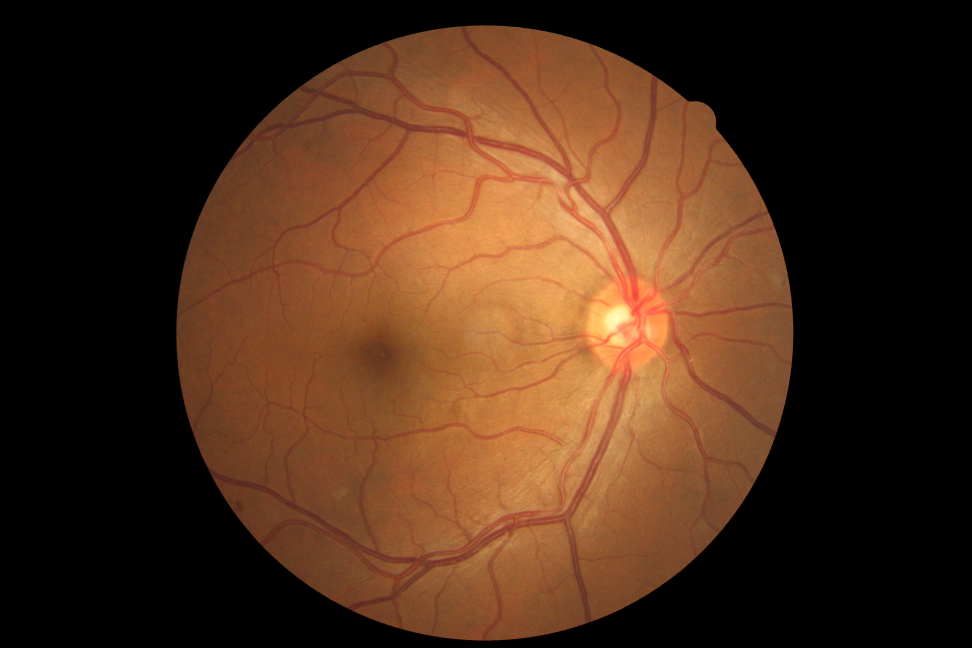
#> input picture 17_right.jpeg, 3888 x 2592 px (shown at 1/4 size)
$ python bloodvessel.py
#> lines starting #> are read from the running program, lines starting #| are printed output that depends on the picture; after the words box and inside, x2 and y2 are one past the last pixel; in counts of white or black regions, pixels touching at a corner belong together
# blood vessels
import cv2
import numpy as np


res = cv2.imread('17_right.jpeg',1)
#> res is the input picture: shape (2592, 3888, 3); mean B, G, R 25.5, 45.4, 75.1
img = cv2.resize(res,None,fx=0.25, fy=0.25, interpolation = cv2.INTER_CUBIC)

cv2.imshow('initial',img)

#cv2.imshow('image',img)
# Convert BGR to HSV
hsv = cv2.cvtColor(img, cv2.COLOR_BGR2HSV)
#> hsv: shape (648, 972, 3); mean H, S, V 6.1, 81.9, 75.1


gray=cv2.cvtColor(img, cv2.COLOR_BGR2GRAY)
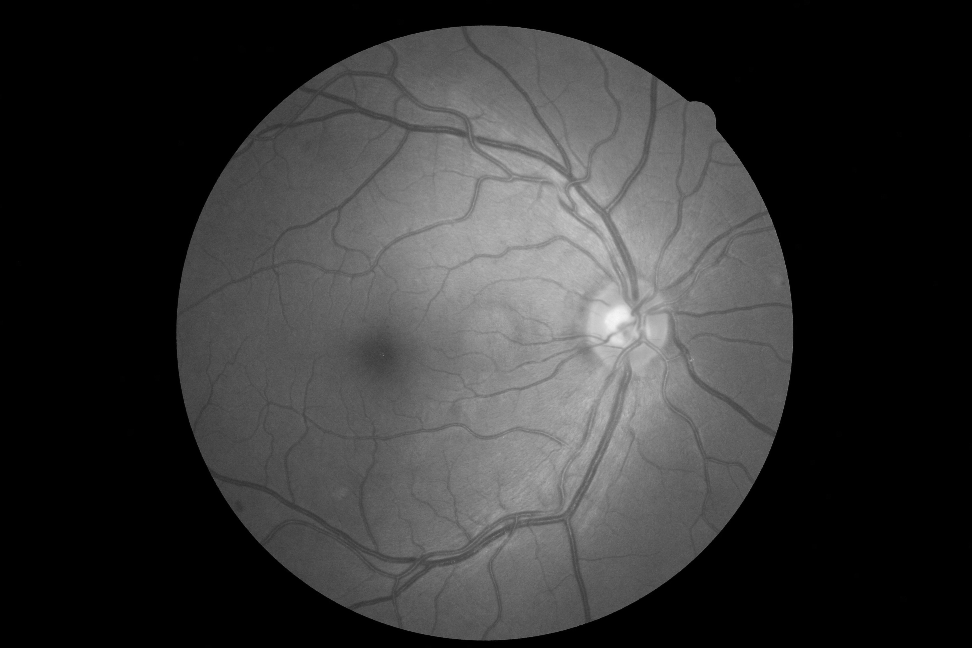
#> gray: shape (648, 972); min 0, max 247, mean 52
#green = img[0,:,0]
#cv2.imshow('gray',green)
h,s,v=cv2.split(hsv)
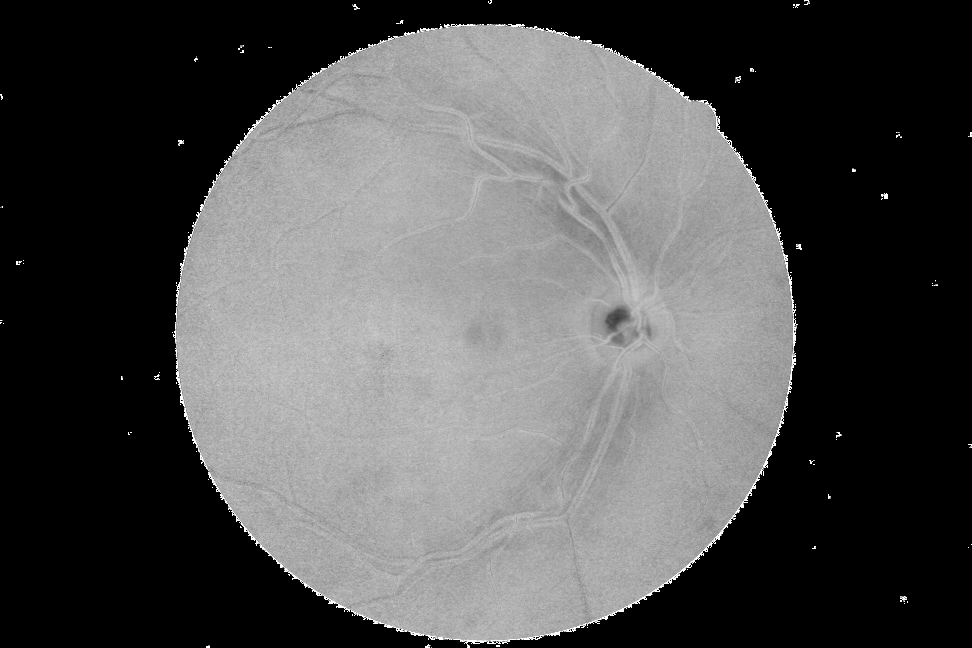
#> s: shape (648, 972); min 0, max 255, mean 81.9
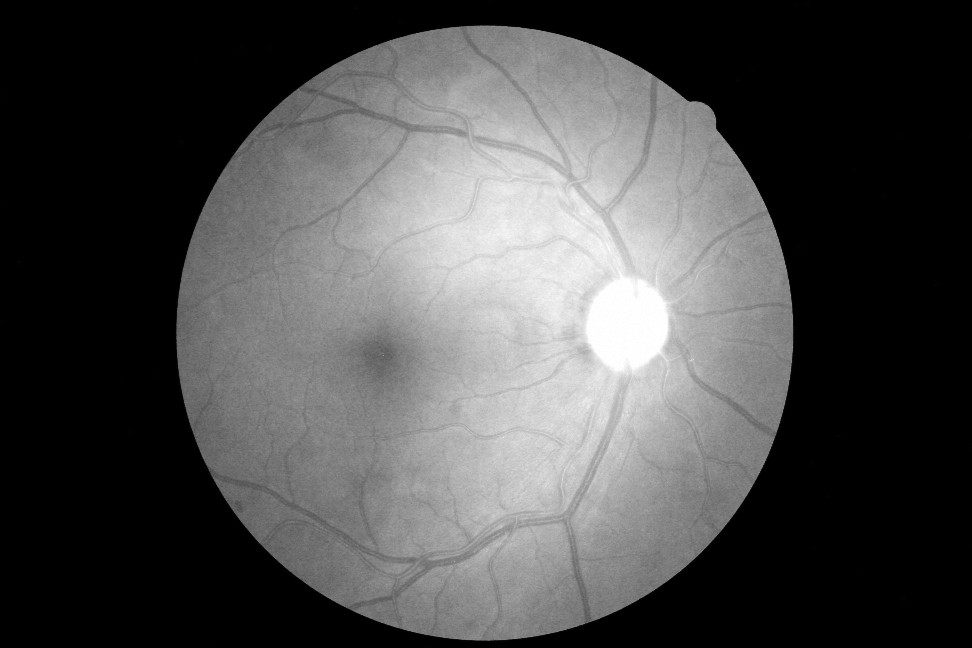
#> v: shape (648, 972); min 0, max 255, mean 75.1
median = cv2.medianBlur(v,5)
equ = cv2.equalizeHist(median)
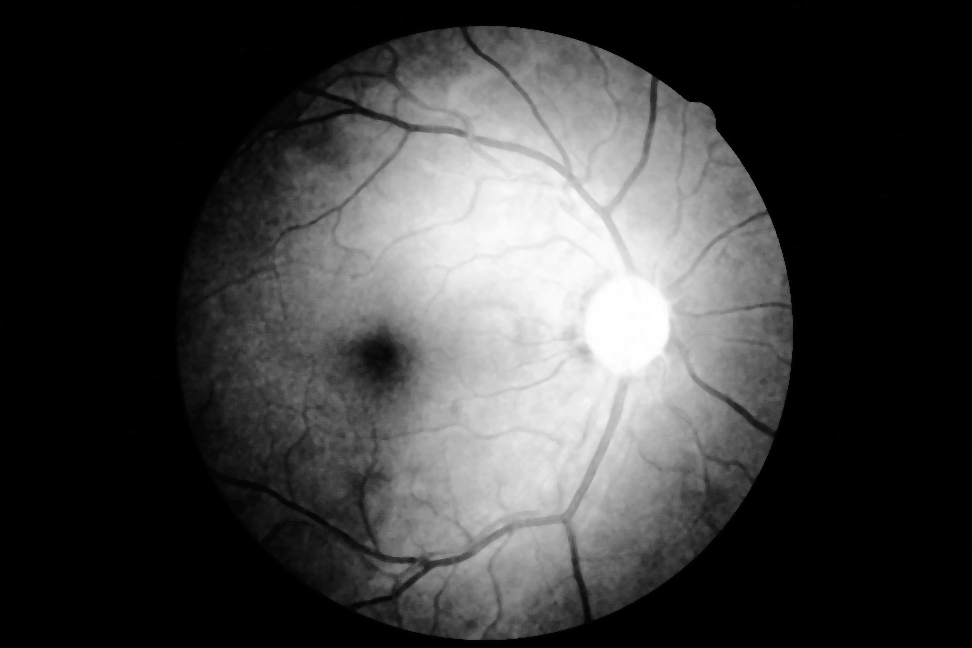
#> equ: shape (648, 972); min 0, max 255, mean 62
kernel1 = np.ones((5,5),np.uint8)
kernel2 = np.ones((3,3),np.uint8)
b,g,r=cv2.split(img)
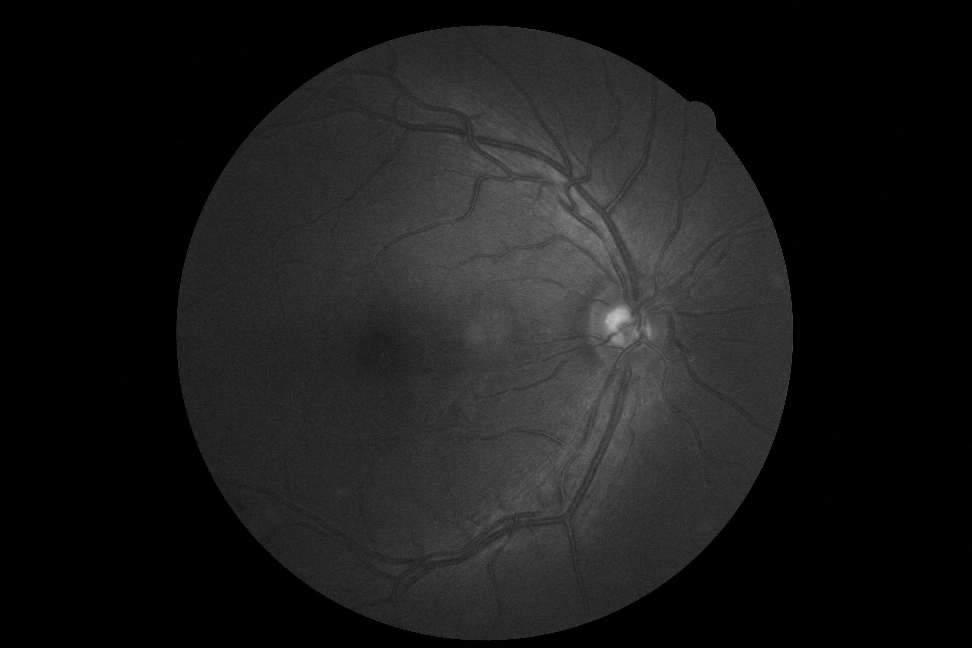
#> b: shape (648, 972); min 0, max 196, mean 25.5
cv2.imshow('green',g)
closing1 = cv2.morphologyEx(g, cv2.MORPH_CLOSE, kernel1)
closing2 = cv2.morphologyEx(g, cv2.MORPH_CLOSE, kernel2)
#cv2.imshow('closing1',closing1)
# plot all the images and their histograms
gradient_image=closing1-closing2
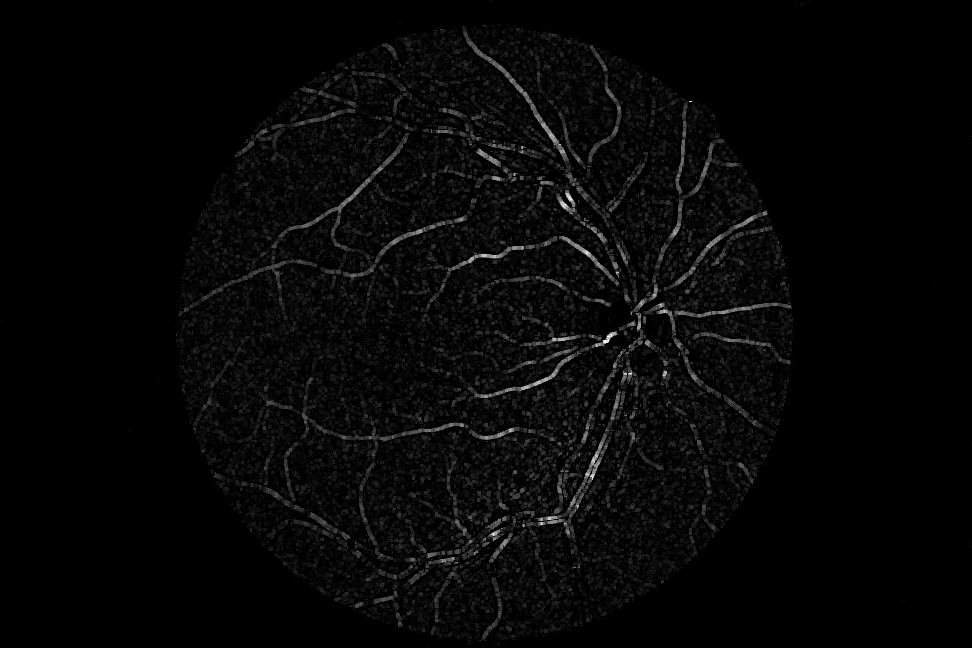
#> gradient_image: shape (648, 972); min 0, max 37, mean 1; drawn with min black and max white
cv2.imshow('gradient_image',gradient_image)
blur = cv2.GaussianBlur(gradient_image,(5,5),0)
#cv2.imshow('blur',blur)
ret3,gradient_image_th = cv2.threshold(blur,0,255,cv2.THRESH_BINARY+cv2.THRESH_OTSU)
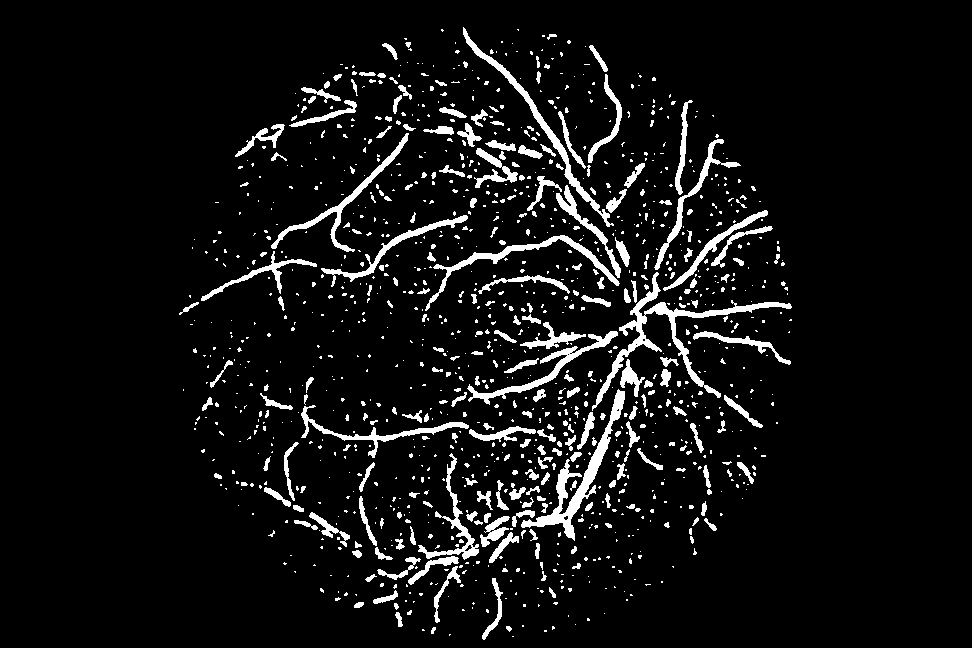
#> gradient_image_th: shape (648, 972); 6.8% white; 1224 white regions (952 under 20 px), largest, box (x1, y1, x2, y2) and area: (592, 272, 792, 411) 2675, (521, 389, 625, 541) 2283, (463, 27, 614, 227) 1518
#> ret3 = 3
cv2.imshow('image',gradient_image_th)
#res = cv2.bitwise_and(gradient_image_th,gradient_image_th, mask= gradient_image)
#cv2.imshow('final',res);
cv2.waitKey(0)
cv2.destroyAllWindows()

$ run again, with 16_right.jpeg copied over 17_right.jpeg
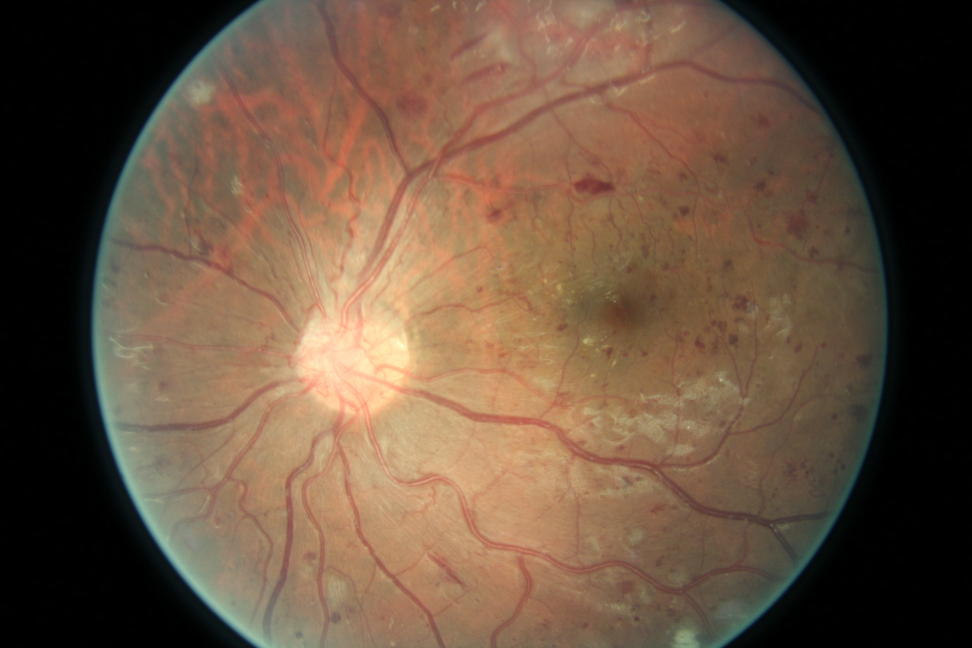
#> input picture 16_right.jpeg, 3888 x 2592 px (shown at 1/4 size)
#> res is the input picture: shape (2592, 3888, 3); mean B, G, R 64.2, 82.9, 105.8
#> hsv: shape (648, 972, 3); mean H, S, V 17.6, 84.8, 107.2
#> `b,g,r=cv2.split(img)`:
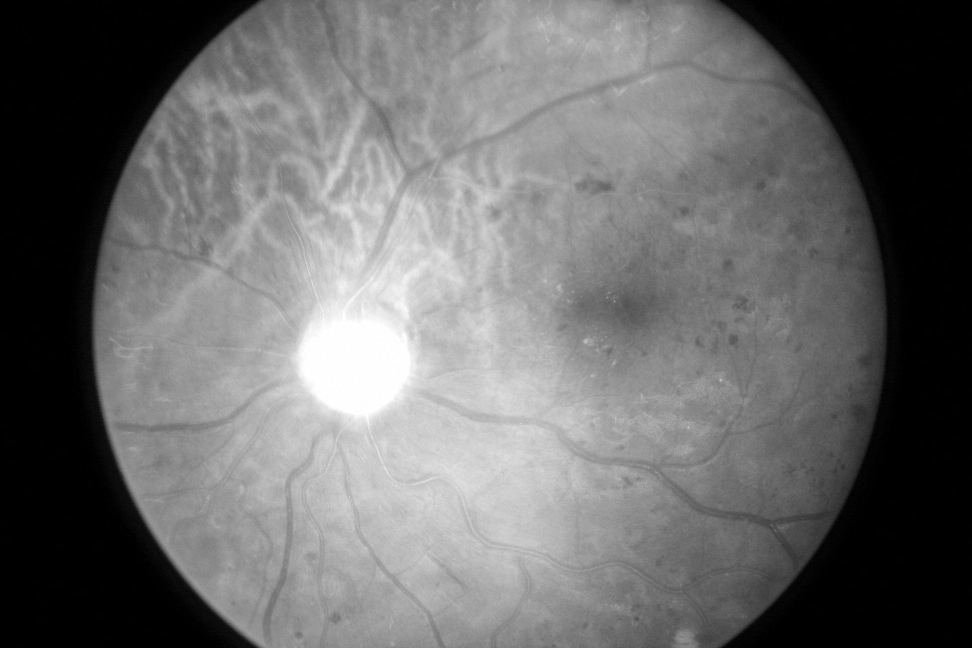
#> r: shape (648, 972); min 0, max 255, mean 105.8
#> `ret3,gradient_image_th = cv2.threshold(blur,0,255,cv2.THRESH_BINARY+cv..`:
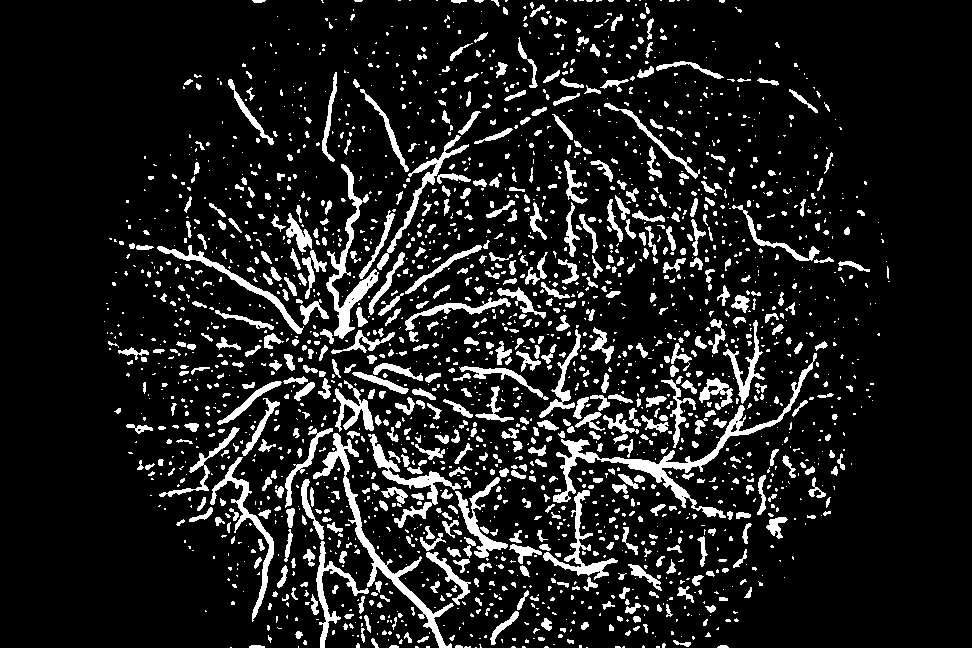
#> gradient_image_th: shape (648, 972); 12.2% white; 2260 white regions (1565 under 20 px), largest, box (x1, y1, x2, y2) and area: (553, 353, 817, 518) 3385, (313, 433, 454, 648) 2503, (326, 164, 379, 339) 1876
#> ret3 = 2

$ run again, with image002.jpg copied over 17_right.jpeg
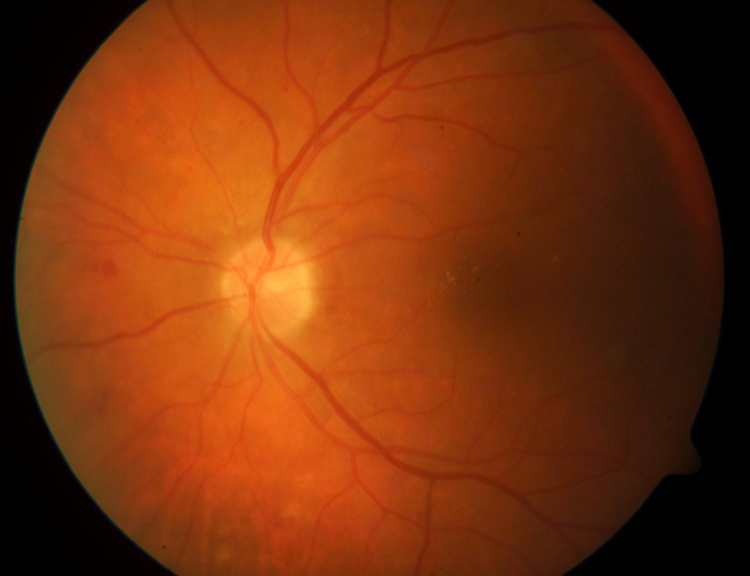
#> input picture image002.jpg, 1500 x 1152 px (shown at 1/2 size)
#> res is the input picture: shape (1152, 1500, 3); mean B, G, R 13.3, 50.6, 121.2
#> hsv: shape (288, 375, 3); mean H, S, V 11.2, 205, 121.2
#> `b,g,r=cv2.split(img)`:
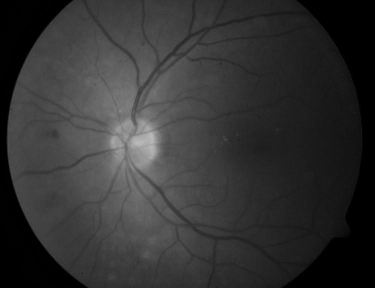
#> g: shape (288, 375); min 0, max 187, mean 50.6
#> `ret3,gradient_image_th = cv2.threshold(blur,0,255,cv2.THRESH_BINARY+cv..`:
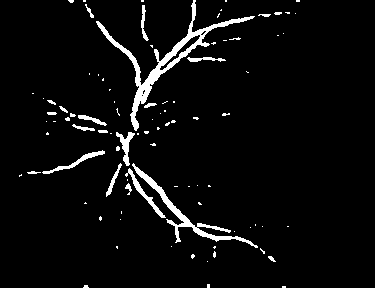
#> gradient_image_th: shape (288, 375); 4.5% white; 91 white regions (70 under 20 px), largest, box (x1, y1, x2, y2) and area: (96, 0, 255, 131) 1900, (132, 163, 258, 248) 980, (125, 168, 166, 218) 270
#> ret3 = 3
